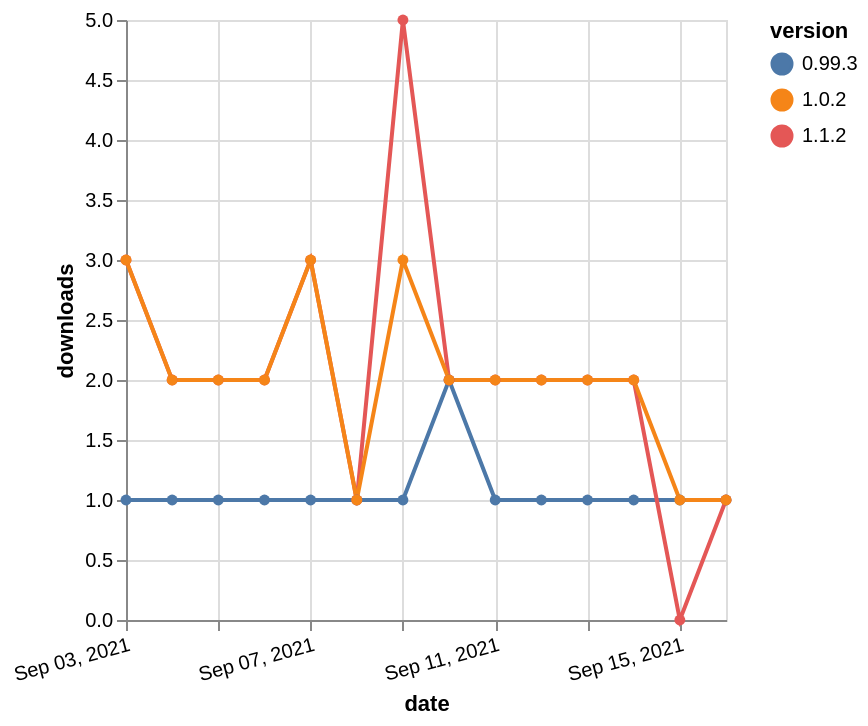

The specification (Vega-Lite) saved for this image:
### Vega-Lite specification from a JSON file in a GitHub repository (floating-point values rounded to 4 significant figures)
{"$schema": "https://vega.github.io/schema/vega-lite/v5.json", "description": "A simple bar chart with embedded data.", "data": {"values": [{"date": "2021-09-03", "total": 151, "delta": 1, "version": "0.99.3"}, {"date": "2021-09-04", "total": 152, "delta": 1, "version": "0.99.3"}, {"date": "2021-09-05", "total": 153, "delta": 1, "version": "0.99.3"}, {"date": "2021-09-06", "total": 154, "delta": 1, "version": "0.99.3"}, {"date": "2021-09-07", "total": 155, "delta": 1, "version": "0.99.3"}, {"date": "2021-09-08", "total": 156, "delta": 1, "version": "0.99.3"}, {"date": "2021-09-09", "total": 157, "delta": 1, "version": "0.99.3"}, {"date": "2021-09-10", "total": 159, "delta": 2, "version": "0.99.3"}, {"date": "2021-09-11", "total": 160, "delta": 1, "version": "0.99.3"}, {"date": "2021-09-12", "total": 161, "delta": 1, "version": "0.99.3"}, {"date": "2021-09-13", "total": 162, "delta": 1, "version": "0.99.3"}, {"date": "2021-09-14", "total": 163, "delta": 1, "version": "0.99.3"}, {"date": "2021-09-15", "total": 164, "delta": 1, "version": "0.99.3"}, {"date": "2021-09-16", "total": 165, "delta": 1, "version": "0.99.3"}, {"date": "2021-09-03", "total": 223, "delta": 3, "version": "1.1.2"}, {"date": "2021-09-04", "total": 225, "delta": 2, "version": "1.1.2"}, {"date": "2021-09-05", "total": 227, "delta": 2, "version": "1.1.2"}, {"date": "2021-09-06", "total": 229, "delta": 2, "version": "1.1.2"}, {"date": "2021-09-07", "total": 232, "delta": 3, "version": "1.1.2"}, {"date": "2021-09-08", "total": 233, "delta": 1, "version": "1.1.2"}, {"date": "2021-09-09", "total": 238, "delta": 5, "version": "1.1.2"}, {"date": "2021-09-10", "total": 240, "delta": 2, "version": "1.1.2"}, {"date": "2021-09-11", "total": 242, "delta": 2, "version": "1.1.2"}, {"date": "2021-09-12", "total": 244, "delta": 2, "version": "1.1.2"}, {"date": "2021-09-13", "total": 246, "delta": 2, "version": "1.1.2"}, {"date": "2021-09-14", "total": 248, "delta": 2, "version": "1.1.2"}, {"date": "2021-09-15", "total": 248, "delta": 0, "version": "1.1.2"}, {"date": "2021-09-16", "total": 249, "delta": 1, "version": "1.1.2"}, {"date": "2021-09-03", "total": 350, "delta": 3, "version": "1.0.2"}, {"date": "2021-09-04", "total": 352, "delta": 2, "version": "1.0.2"}, {"date": "2021-09-05", "total": 354, "delta": 2, "version": "1.0.2"}, {"date": "2021-09-06", "total": 356, "delta": 2, "version": "1.0.2"}, {"date": "2021-09-07", "total": 359, "delta": 3, "version": "1.0.2"}, {"date": "2021-09-08", "total": 360, "delta": 1, "version": "1.0.2"}, {"date": "2021-09-09", "total": 363, "delta": 3, "version": "1.0.2"}, {"date": "2021-09-10", "total": 365, "delta": 2, "version": "1.0.2"}, {"date": "2021-09-11", "total": 367, "delta": 2, "version": "1.0.2"}, {"date": "2021-09-12", "total": 369, "delta": 2, "version": "1.0.2"}, {"date": "2021-09-13", "total": 371, "delta": 2, "version": "1.0.2"}, {"date": "2021-09-14", "total": 373, "delta": 2, "version": "1.0.2"}, {"date": "2021-09-15", "total": 374, "delta": 1, "version": "1.0.2"}, {"date": "2021-09-16", "total": 375, "delta": 1, "version": "1.0.2"}]}, "width": "container", "mark": {"type": "line", "point": {"filled": true}}, "encoding": {"x": {"field": "date", "type": "temporal", "timeUnit": "yearmonthdate", "title": "date", "axis": {"labelAngle": -15}}, "y": {"field": "delta", "type": "quantitative", "title": "downloads"}, "color": {"field": "version", "type": "nominal"}, "tooltip": {"field": "delta"}}}
